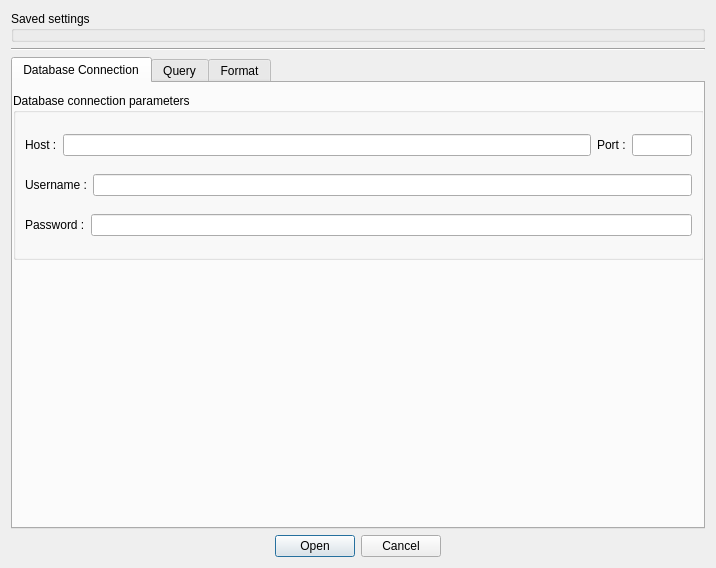
<?xml version="1.0" encoding="UTF-8"?>
<ui version="4.0">
 <class>ArcsightParams</class>
 <widget class="QDialog" name="ArcsightParams">
  <property name="geometry">
   <rect>
    <x>0</x>
    <y>0</y>
    <width>716</width>
    <height>568</height>
   </rect>
  </property>
  <property name="windowTitle">
   <string>Import from Arcsight...</string>
  </property>
  <layout class="QVBoxLayout" name="verticalLayout">
   <item>
    <widget class="QGroupBox" name="groupBox">
     <property name="title">
      <string>Saved settings</string>
     </property>
    </widget>
   </item>
   <item>
    <widget class="Line" name="line">
     <property name="orientation">
      <enum>Qt::Horizontal</enum>
     </property>
    </widget>
   </item>
   <item>
    <widget class="QTabWidget" name="tabWidget">
     <property name="currentIndex">
      <number>0</number>
     </property>
     <widget class="QWidget" name="tab">
      <attribute name="title">
       <string>Database Connection</string>
      </attribute>
      <widget class="QGroupBox" name="groupBox_2">
       <property name="geometry">
        <rect>
         <x>0</x>
         <y>10</y>
         <width>691</width>
         <height>167</height>
        </rect>
       </property>
       <property name="sizePolicy">
        <sizepolicy hsizetype="Minimum" vsizetype="Maximum">
         <horstretch>0</horstretch>
         <verstretch>0</verstretch>
        </sizepolicy>
       </property>
       <property name="title">
        <string>Database connection parameters</string>
       </property>
       <property name="flat">
        <bool>false</bool>
       </property>
       <property name="checkable">
        <bool>false</bool>
       </property>
       <layout class="QVBoxLayout" name="verticalLayout_2">
        <item>
         <layout class="QHBoxLayout" name="_layout_host">
          <item>
           <widget class="QLabel" name="label_2">
            <property name="sizePolicy">
             <sizepolicy hsizetype="Maximum" vsizetype="Maximum">
              <horstretch>0</horstretch>
              <verstretch>0</verstretch>
             </sizepolicy>
            </property>
            <property name="text">
             <string>Host :</string>
            </property>
           </widget>
          </item>
          <item>
           <widget class="QLineEdit" name="_txt_host"/>
          </item>
          <item>
           <widget class="QLabel" name="label_3">
            <property name="sizePolicy">
             <sizepolicy hsizetype="Maximum" vsizetype="Maximum">
              <horstretch>0</horstretch>
              <verstretch>0</verstretch>
             </sizepolicy>
            </property>
            <property name="text">
             <string>Port :</string>
            </property>
           </widget>
          </item>
          <item>
           <widget class="QLineEdit" name="_txt_port">
            <property name="sizePolicy">
             <sizepolicy hsizetype="Maximum" vsizetype="Fixed">
              <horstretch>0</horstretch>
              <verstretch>0</verstretch>
             </sizepolicy>
            </property>
            <property name="maximumSize">
             <size>
              <width>60</width>
              <height>16777215</height>
             </size>
            </property>
           </widget>
          </item>
         </layout>
        </item>
        <item>
         <layout class="QHBoxLayout" name="_layout_username">
          <item>
           <widget class="QLabel" name="label_4">
            <property name="sizePolicy">
             <sizepolicy hsizetype="Maximum" vsizetype="Maximum">
              <horstretch>0</horstretch>
              <verstretch>0</verstretch>
             </sizepolicy>
            </property>
            <property name="text">
             <string>Username :</string>
            </property>
           </widget>
          </item>
          <item>
           <widget class="QLineEdit" name="_txt_user"/>
          </item>
         </layout>
        </item>
        <item>
         <layout class="QHBoxLayout" name="_layout_password">
          <item>
           <widget class="QLabel" name="label_5">
            <property name="sizePolicy">
             <sizepolicy hsizetype="Maximum" vsizetype="Maximum">
              <horstretch>0</horstretch>
              <verstretch>0</verstretch>
             </sizepolicy>
            </property>
            <property name="text">
             <string>Password :</string>
            </property>
           </widget>
          </item>
          <item>
           <widget class="QLineEdit" name="_txt_pwd">
            <property name="echoMode">
             <enum>QLineEdit::Password</enum>
            </property>
            <property name="placeholderText">
             <string notr="true"/>
            </property>
           </widget>
          </item>
         </layout>
        </item>
       </layout>
      </widget>
     </widget>
     <widget class="QWidget" name="tab_2">
      <attribute name="title">
       <string>Query</string>
      </attribute>
      <layout class="QVBoxLayout" name="verticalLayout_5">
       <item>
        <widget class="QGroupBox" name="groupBox_3">
         <property name="title">
          <string>Query</string>
         </property>
         <layout class="QVBoxLayout" name="verticalLayout_3">
          <item>
           <widget class="QPlainTextEdit" name="_txt_query"/>
          </item>
          <item>
           <layout class="QVBoxLayout" name="verticalLayout_6"/>
          </item>
          <item>
           <layout class="QHBoxLayout" name="horizontalLayout_7">
            <item>
             <spacer name="horizontalSpacer_2">
              <property name="orientation">
               <enum>Qt::Horizontal</enum>
              </property>
              <property name="sizeHint" stdset="0">
               <size>
                <width>40</width>
                <height>20</height>
               </size>
              </property>
             </spacer>
            </item>
            <item>
             <widget class="QLabel" name="label_8">
              <property name="sizePolicy">
               <sizepolicy hsizetype="Maximum" vsizetype="Maximum">
                <horstretch>0</horstretch>
                <verstretch>0</verstretch>
               </sizepolicy>
              </property>
              <property name="text">
               <string>View the results of this query with </string>
              </property>
             </widget>
            </item>
            <item>
             <widget class="QLineEdit" name="_txt_nrows">
              <property name="sizePolicy">
               <sizepolicy hsizetype="Maximum" vsizetype="Maximum">
                <horstretch>0</horstretch>
                <verstretch>0</verstretch>
               </sizepolicy>
              </property>
             </widget>
            </item>
            <item>
             <widget class="QLabel" name="label_7">
              <property name="sizePolicy">
               <sizepolicy hsizetype="Maximum" vsizetype="Maximum">
                <horstretch>0</horstretch>
                <verstretch>0</verstretch>
               </sizepolicy>
              </property>
              <property name="text">
               <string>rows</string>
              </property>
             </widget>
            </item>
            <item>
             <widget class="QPushButton" name="_btn_query_preview">
              <property name="sizePolicy">
               <sizepolicy hsizetype="Maximum" vsizetype="Maximum">
                <horstretch>0</horstretch>
                <verstretch>0</verstretch>
               </sizepolicy>
              </property>
              <property name="text">
               <string>Preview</string>
              </property>
             </widget>
            </item>
            <item>
             <spacer name="horizontalSpacer">
              <property name="orientation">
               <enum>Qt::Horizontal</enum>
              </property>
              <property name="sizeHint" stdset="0">
               <size>
                <width>40</width>
                <height>20</height>
               </size>
              </property>
             </spacer>
            </item>
           </layout>
          </item>
         </layout>
        </widget>
       </item>
      </layout>
     </widget>
     <widget class="QWidget" name="tab_3">
      <attribute name="title">
       <string>Format</string>
      </attribute>
      <widget class="QGroupBox" name="groupBox_4">
       <property name="geometry">
        <rect>
         <x>0</x>
         <y>0</y>
         <width>698</width>
         <height>346</height>
        </rect>
       </property>
       <property name="title">
        <string>Formats</string>
       </property>
       <layout class="QVBoxLayout" name="verticalLayout_4">
        <item>
         <layout class="QHBoxLayout" name="horizontalLayout_8">
          <item>
           <widget class="QRadioButton" name="_radio_use_existing">
            <property name="sizePolicy">
             <sizepolicy hsizetype="Maximum" vsizetype="Maximum">
              <horstretch>0</horstretch>
              <verstretch>0</verstretch>
             </sizepolicy>
            </property>
            <property name="text">
             <string>Use an existing Arcsight format :</string>
            </property>
            <property name="checked">
             <bool>true</bool>
            </property>
           </widget>
          </item>
          <item>
           <widget class="QComboBox" name="_combo_formats"/>
          </item>
          <item>
           <widget class="QPushButton" name="_btn_edit_existing">
            <property name="sizePolicy">
             <sizepolicy hsizetype="Maximum" vsizetype="Maximum">
              <horstretch>0</horstretch>
              <verstretch>0</verstretch>
             </sizepolicy>
            </property>
            <property name="text">
             <string>Edit...</string>
            </property>
           </widget>
          </item>
         </layout>
        </item>
        <item>
         <layout class="QHBoxLayout" name="horizontalLayout_10">
          <item>
           <widget class="QRadioButton" name="_radio_new_format">
            <property name="text">
             <string>Use a format based on this query using these fields :</string>
            </property>
           </widget>
          </item>
          <item>
           <widget class="QPushButton" name="_btn_update_fields">
            <property name="sizePolicy">
             <sizepolicy hsizetype="Maximum" vsizetype="Maximum">
              <horstretch>0</horstretch>
              <verstretch>0</verstretch>
             </sizepolicy>
            </property>
            <property name="text">
             <string>Update fields</string>
            </property>
           </widget>
          </item>
          <item>
           <widget class="QPushButton" name="_btn_edit_new">
            <property name="sizePolicy">
             <sizepolicy hsizetype="Maximum" vsizetype="Fixed">
              <horstretch>0</horstretch>
              <verstretch>0</verstretch>
             </sizepolicy>
            </property>
            <property name="text">
             <string>Edit...</string>
            </property>
           </widget>
          </item>
         </layout>
        </item>
        <item>
         <widget class="QListWidget" name="_list_fields"/>
        </item>
        <item>
         <layout class="QHBoxLayout" name="horizontalLayout_9">
          <item>
           <spacer name="horizontalSpacer_3">
            <property name="orientation">
             <enum>Qt::Horizontal</enum>
            </property>
            <property name="sizeHint" stdset="0">
             <size>
              <width>40</width>
              <height>20</height>
             </size>
            </property>
           </spacer>
          </item>
          <item>
           <widget class="QPushButton" name="_btn_saveas">
            <property name="text">
             <string>Save as...</string>
            </property>
           </widget>
          </item>
         </layout>
        </item>
       </layout>
      </widget>
     </widget>
    </widget>
   </item>
   <item>
    <widget class="QDialogButtonBox" name="buttonBox">
     <property name="orientation">
      <enum>Qt::Horizontal</enum>
     </property>
     <property name="standardButtons">
      <set>QDialogButtonBox::Cancel|QDialogButtonBox::Open</set>
     </property>
     <property name="centerButtons">
      <bool>true</bool>
     </property>
    </widget>
   </item>
  </layout>
 </widget>
 <resources/>
 <connections>
  <connection>
   <sender>buttonBox</sender>
   <signal>accepted()</signal>
   <receiver>ArcsightParams</receiver>
   <slot>accept()</slot>
   <hints>
    <hint type="sourcelabel">
     <x>248</x>
     <y>254</y>
    </hint>
    <hint type="destinationlabel">
     <x>157</x>
     <y>274</y>
    </hint>
   </hints>
  </connection>
  <connection>
   <sender>buttonBox</sender>
   <signal>rejected()</signal>
   <receiver>ArcsightParams</receiver>
   <slot>reject()</slot>
   <hints>
    <hint type="sourcelabel">
     <x>316</x>
     <y>260</y>
    </hint>
    <hint type="destinationlabel">
     <x>286</x>
     <y>274</y>
    </hint>
   </hints>
  </connection>
 </connections>
</ui>
